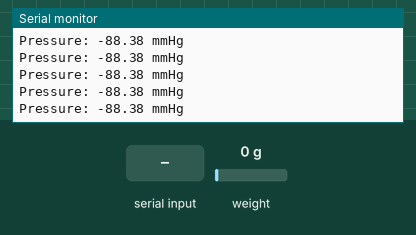
Simulated run of this sketch. Board: Arduino Uno, built with avr-gcc and run on an emulated ATmega328P. Parts: the last lines printed to the serial monitor. Wiring (inferred from the names in the program): HX711 load-cell converter: data pin 2; SCK pin 3. The inputs (shaded band) are chosen by the test bench; at power-on: weight on the scale 0 g.

Above: at 1.2 s.
1.3 s: "start40\n" received over Serial
2.8 s: "stop40\n" received over Serial
At 3.02 s:
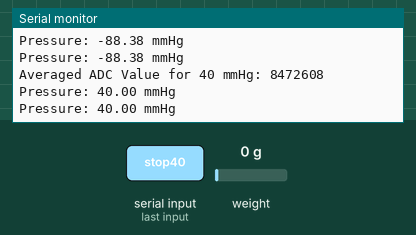
4.3 s: "stop200\n" received over Serial
5.8 s: weight on the scale set to 100 g
At 5.83 s:
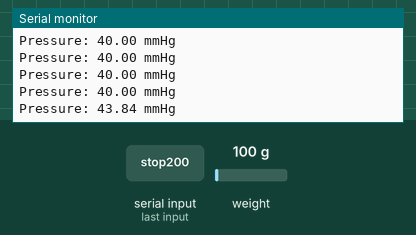
7.3 s: weight on the scale set to 1250 g
At 7.33 s:
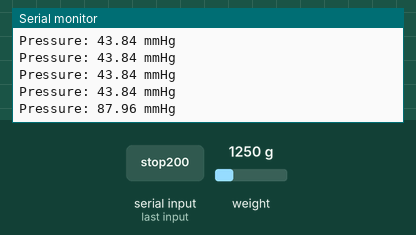
Timing chart, 0 to 9.8 s (numbered marks = the images above; inputs shaded):
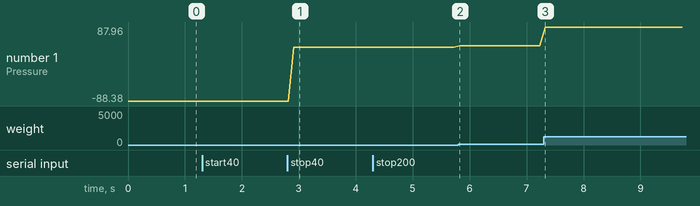

Measured:
- after the input at 2.8 s, the serial monitor: prints a new line at once (image 1)
- after the input at 5.8 s, the serial monitor: prints a new line at once (image 2)
- after the input at 7.3 s, the serial monitor: prints a new line at once (image 3)
- plotted number 1: 40 → 43.84 after the input at 5.8 s, 43.84 → 87.96 after the input at 7.3 s

The sketch:

Tlak.ino
```cpp
#define BAUD_RATE 115200
#define OUT_PIN 2
#define SCK_PIN 3

// proměnné pro ukládání kalibračních dat
float pressure1_mmHg = 40;
float pressure2_mmHg = 200;
long adcValue1 = 9252292;
long adcValue2 = 10223993;
bool averaging1 = false;
bool averaging2 = false;
long sum1 = 0;
long sum2 = 0;
int count1 = 0;
int count2 = 0;

void setup() {
  pinMode(OUT_PIN, INPUT);   // připoj modul HX710 OUT pin na Arduino např. pin D2
  pinMode(SCK_PIN, OUTPUT);  // připoj modul HX710 SCK pin na Arduino např. pin D3
  Serial.begin(BAUD_RATE);
}

void loop() {
  if (Serial.available() > 0) {
    String command = Serial.readStringUntil('\n');

    if (command == "start40") {
      averaging1 = true;
      sum1 = 0;
      count1 = 0;
      Serial.println("Starting averaging for 40 mmHg...");
    } else if (command == "stop40") {
      averaging1 = false;
      if (count1 > 0) {
        adcValue1 = sum1 / count1;
        Serial.print("Averaged ADC Value for 40 mmHg: ");
        Serial.println(adcValue1);
      } else {
        Serial.println("No data to average for 40 mmHg.");
      }
    } else if (command == "start200") {
      averaging2 = true;
      sum2 = 0;
      count2 = 0;
      Serial.println("Starting averaging for 200 mmHg...");
    } else if (command == "stop200") {
      averaging2 = false;
      if (count2 > 0) {
        adcValue2 = sum2 / count2;
        Serial.print("Averaged ADC Value for 200 mmHg: ");
        Serial.println(adcValue2);
      } else {
        Serial.println("No data to average for 200 mmHg.");
      }
    }
  }

  // čekání na konec čtení
  while (digitalRead(OUT_PIN)) {}

  // přečti všech 24 bitů
  long result = 0;
  for (int i = 0; i < 24; i++) {
    digitalWrite(SCK_PIN, HIGH);
    digitalWrite(SCK_PIN, LOW);
    result = result << 1;
    if (digitalRead(OUT_PIN)) {
      result++;
    }
  }

  // převěď na dvojkový doplněk - způsob řešení záporných čísel
  result = result ^ 0x800000;

  // Průměrování hodnot pro kalibraci
  if (averaging1) {
    sum1 += result;
    count1++;
  }
  if (averaging2) {
    sum2 += result;
    count2++;
  }

  // Vypočítej tlak v mmHg pomocí lineární interpolace mezi dvěma kalibračními body
  float pressure_mmHg = mapCalibration(result, adcValue1, adcValue2, pressure1_mmHg, pressure2_mmHg);

  // 3x pulz na hodinový pin pro začátek měření
  for (char i = 0; i < 3; i++) {
    digitalWrite(SCK_PIN, HIGH);
    digitalWrite(SCK_PIN, LOW);
  }

  // zobraz hodnotu
  Serial.print("Pressure: ");
  Serial.print(pressure_mmHg);
  Serial.println(" mmHg");

  // pauza před dalším měřením
  delay(10);
}

// funkce pro lineární mapování
float mapCalibration(long x, long in1, long in2, float out1, float out2) {
  return (float)(x - in1) * (out2 - out1) / (float)(in2 - in1) + out1;
}
```
